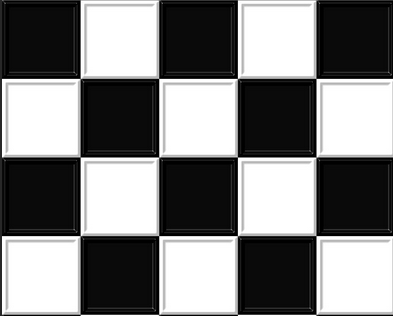
//> input picture CPP-work/Feature-Detection/Harris-corner/checker_board.PNG, 393 x 316 px
$ ./harris_corner checker_board.PNG   (built with g++ and OpenCV 4)
//> lines starting //> are read from the running program, lines starting //| are printed output that depends on the picture
#include "opencv2/highgui.hpp"
#include "opencv2/imgproc.hpp"
#include <iostream>
using namespace cv;
using namespace std;
Mat src, src_gray;
int thresh = 200;
int max_thresh = 255;
const char* source_window = "Source image";
const char* corners_window = "Corners detected";
void cornerHarris_demo(int, void*);
int main(int argc, char** argv)
{

    src = imread("E:/workspace/WFH/checker_board.png",1);
//> src is the input picture: 316 rows x 393 cols, CV_8UC3; min 0, max 255, mean 127.8
    if (src.empty())
    {
        cout << "Could not open or find the image!\n" << endl;
        cout << "Usage: " << argv[0] << " <Input image>" << endl;
        return -1;
    }
    cvtColor(src, src_gray, COLOR_BGR2GRAY);
    namedWindow(source_window);
    createTrackbar("Threshold: ", source_window, &thresh, max_thresh, cornerHarris_demo);
    imshow(source_window, src);
    cornerHarris_demo(0, 0);
    waitKey();
    return 0;
}
void cornerHarris_demo(int, void*)
{
    int blockSize = 2;
    int apertureSize = 3;
    double k = 0.04;
    Mat dst = Mat::zeros(src.size(), CV_32FC1);
    cornerHarris(src_gray, dst, blockSize, apertureSize, k);
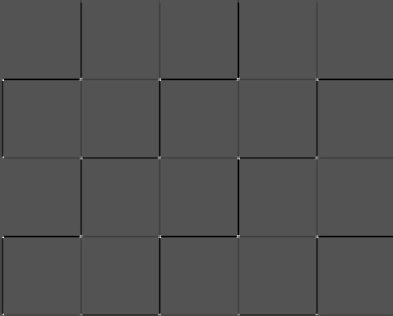
//> dst: 316 rows x 393 cols, CV_32FC1; min -0.0298, max 0.0614, mean -0.000541; drawn with min black and max white
    Mat dst_norm, dst_norm_scaled;
    normalize(dst, dst_norm, 0, 255, NORM_MINMAX, CV_32FC1, Mat());
    convertScaleAbs(dst_norm, dst_norm_scaled);
    for (int i = 0; i < dst_norm.rows; i++)
    {
        for (int j = 0; j < dst_norm.cols; j++)
        {
            if ((int)dst_norm.at<float>(i, j) > thresh)
            {
                circle(dst_norm_scaled, Point(j, i), 5, Scalar(0), 2, 8, 0);
            }
        }
    }
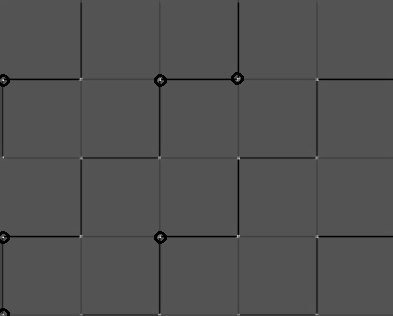
//> dst_norm_scaled: 316 rows x 393 cols, CV_8UC1; min 0, max 255, mean 81.3
    namedWindow(corners_window);
    imshow(corners_window, dst_norm_scaled);
}
